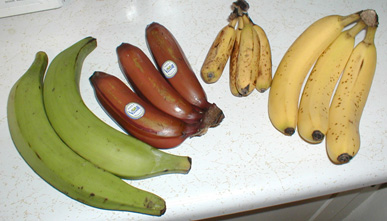
#> input picture Bananavarieties.jpg, 387 x 221 px
$ python 04-low-pass-filter.py --image ../Bananavarieties.jpg
#> lines starting #> are read from the running program, lines starting #| are printed output that depends on the picture
import argparse
import numpy as np
import matplotlib.pyplot as plt
import cv2


def run(image=""):
    # Defining kernels
#> called with image = '../Bananavarieties.jpg'
    k_1 = np.array([[0, 1, 0], [1, 2, 1], [0, 1, 0]], dtype=np.float32) / 6
    k_2 = np.ones((3, 3), dtype=np.float32) / 9
    k_3 = np.array([[1, 1, 1], [1, 2, 1], [1, 1, 1]], dtype=np.float32) / 10
    k_4 = np.array([[1, 2, 1], [2, 4, 2], [1, 2, 1]], dtype=np.float32) / 16

    img = cv2.imread(image)
#> img is the input picture: shape (221, 387, 3); mean B, G, R 142.9, 172.6, 180.3
    img = cv2.cvtColor(img, cv2.COLOR_BGR2RGB)
    r_1 = cv2.filter2D(img, -1, k_1)
    r_2 = cv2.filter2D(img, -1, k_2)
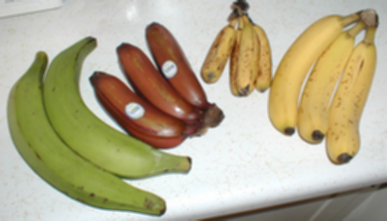
#> r_2: shape (221, 387, 3); mean R, G, B 180.3, 172.6, 142.9
    r_3 = cv2.filter2D(img, -1, k_3)
    r_4 = cv2.filter2D(img, -1, k_4)

    fig, axs = plt.subplots(nrows=3, ncols=2, figsize=(10, 10))
    axs[0, 0].set_title("Original")
    axs[0, 0].set_axis_off()
    axs[0, 0].imshow(img)
    axs[0, 1].set_title("Result 1")
    axs[0, 1].set_axis_off()
    axs[0, 1].imshow(r_1)
    axs[1, 0].set_title("Result 2")
    axs[1, 0].set_axis_off()
    axs[1, 0].imshow(r_2)
    axs[1, 1].set_title("Result 3")
    axs[1, 1].set_axis_off()
    axs[1, 1].imshow(r_3)
    axs[2, 0].set_title("Result 4")
    axs[2, 0].set_axis_off()
    axs[2, 0].imshow(r_4)
    plt.show()
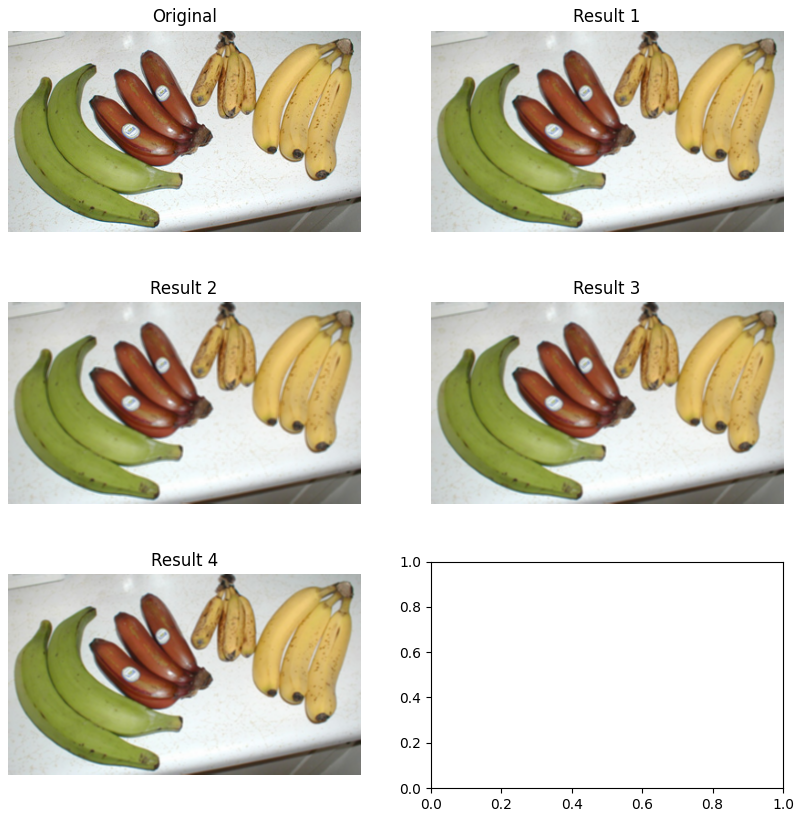
#> figure drawn by matplotlib, 5 panels


def parse_opt():
    parser = argparse.ArgumentParser()
    parser.add_argument("-i", "--image", type=str, help="path to image")
    opt = parser.parse_args()
    print(vars(opt))
    return opt


def main(opt):
    try:
        run(**vars(opt))
    except Exception as e:
        print(f"Error: {e}")


if __name__ == "__main__":
    opt = parse_opt()
    main(opt)
